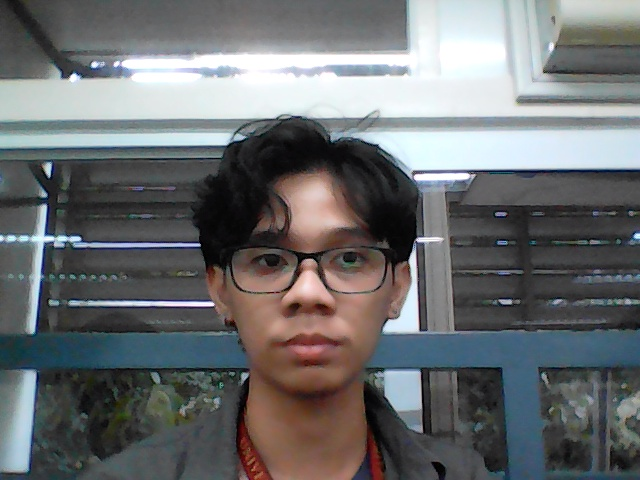
#> input picture authorized_faces/E.jpg, 640 x 480 px
$ python -i Cam_Recognition_Registration.py   (imports and definitions only)
#> lines starting #> are read from the running program, lines starting #| are printed output that depends on the picture
import cv2
import os
import numpy as np
from PIL import Image
import pickle

# Folders
REGISTERED_FOLDER = "authorized_faces"
ENCODINGS_FILE = "face_encodings.pkl"

def test_face_recognition():
    """Test if face_recognition works and return available methods"""
    available_methods = []

    # Test 1: Basic import
    try:
        import face_recognition
        available_methods.append('face_recognition')
        print("✅ face_recognition imported successfully")
    except ImportError as e:
        print(f"❌ face_recognition import failed: {e}")
        return available_methods

    # Test 2: Face locations
    try:
        test_image = np.random.randint(0, 255, (100, 100, 3), dtype=np.uint8)
        face_locations = face_recognition.face_locations(test_image)
        available_methods.append('face_locations')
        print("✅ face_locations works")
    except Exception as e:
        print(f"❌ face_locations failed: {e}")

    # Test 3: Face encodings
    try:
        test_image = np.random.randint(0, 255, (100, 100, 3), dtype=np.uint8)
        face_encodings = face_recognition.face_encodings(test_image)
        available_methods.append('face_encodings')
        print("✅ face_encodings works")
    except Exception as e:
        print(f"❌ face_encodings failed: {e}")

    return available_methods

# Test what works
# [1 line not run here, left out]
# [1 line that did not run here, left out]

# [2 lines that did not run here, left out]

# [80 lines left out: functions register_face_robust, extract_encoding_robust, not called in this run]

def create_basic_encoding(rgb_frame):
    """Create a basic face encoding using OpenCV features"""
    # Convert to grayscale for face detection
    gray = cv2.cvtColor(rgb_frame, cv2.COLOR_RGB2GRAY)
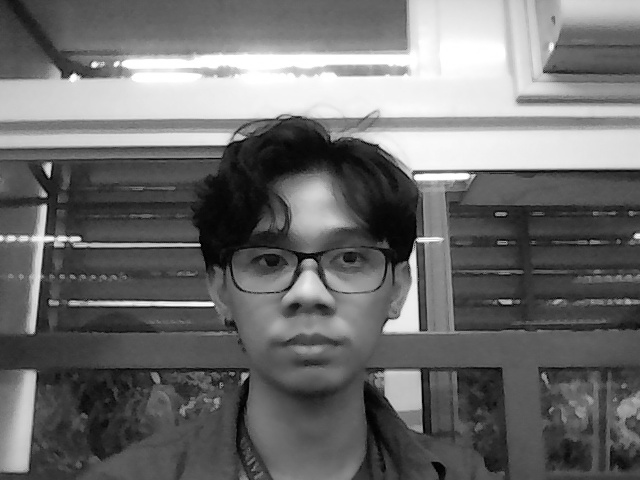
#> gray: shape (480, 640); min 0, max 255, mean 109.6

    # Load face detector
    face_cascade = cv2.CascadeClassifier(cv2.data.haarcascades + 'haarcascade_frontalface_default.xml')

    # Detect faces
    faces = face_cascade.detectMultiScale(gray, 1.1, 4)
#> faces = [[210, 184, 195, 195]]

    if len(faces) > 0:
        x, y, w, h = faces[0]
#> x = 210; y = 184; w = 195; h = 195

        # Extract face region
        face_region = rgb_frame[y:y+h, x:x+w]
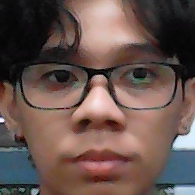
#> face_region: shape (195, 195, 3); mean R, G, B 104.4, 84.2, 78.6

        # Resize to standard size
        face_standard = cv2.resize(face_region, (100, 100))
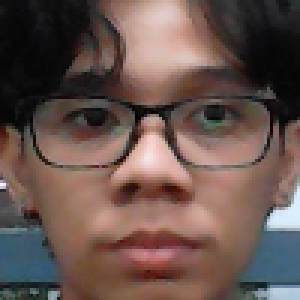
#> face_standard: shape (100, 100, 3) (shown 3 times larger); mean R, G, B 104.3, 84.1, 78.5

        # Convert to different color spaces and create histograms
        hsv_face = cv2.cvtColor(face_standard, cv2.COLOR_RGB2HSV)
#> hsv_face: shape (100, 100, 3); mean H, S, V 35.8, 72.7, 108.1
        lab_face = cv2.cvtColor(face_standard, cv2.COLOR_RGB2LAB)
#> lab_face: shape (100, 100, 3); mean of channels 0, 1, 2 94.1, 135.6, 134.5

        # Create feature vector from histograms
        hist_hsv = cv2.calcHist([hsv_face], [0, 1], None, [50, 60], [0, 180, 0, 256])
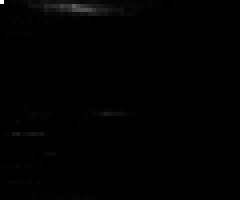
#> hist_hsv: shape (50, 60) float32 (shown 4 times larger); min 0, max 655, mean 3.3; drawn with min black and max white
        hist_lab = cv2.calcHist([lab_face], [0, 1], None, [50, 60], [0, 255, 0, 255])
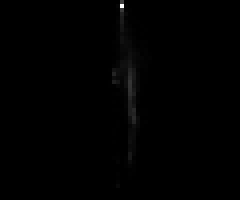
#> hist_lab: shape (50, 60) float32 (shown 4 times larger); min 0, max 893, mean 3.3; drawn with min black and max white

        # Normalize and flatten
        hist_hsv = cv2.normalize(hist_hsv, hist_hsv).flatten()
#> hist_hsv = 3000 values, max 0.625 at index 0, min 0 at index 44, mean 0.00318
        hist_lab = cv2.normalize(hist_lab, hist_lab).flatten()
#> hist_lab = 3000 values, max 0.726 at index 90, min 0 at index 0, mean 0.00271

        # Combine features
        encoding = np.concatenate([hist_hsv, hist_lab])
#> encoding = 6000 values, max 0.726 at index 3090, min 0 at index 44, mean 0.00295

        return encoding

    return None

# [234 lines left out: functions save_face_encoding, load_face_encodings, recognize_faces_robust, create_basic_encoding_from_region, compare_basic_encodings, main, not called in this run]

# [6 lines not run here, left out]

>>> import cv2
>>> picture = cv2.cvtColor(cv2.imread('authorized_faces/E.jpg'), cv2.COLOR_BGR2RGB)
>>> result = create_basic_encoding(picture)
#> result has the same summary as encoding in create_basic_encoding
